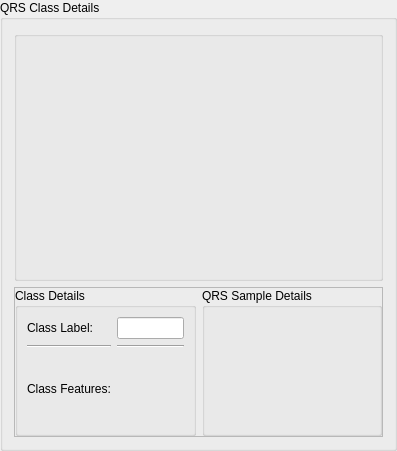
                 <widget class="QGroupBox" name="QRSClassDetailsGroupBox">
                  <property name="title">
                   <string>QRS Class Details</string>
                  </property>
                  <layout class="QVBoxLayout" name="verticalLayout_11">
                   <item>
                    <widget class="QGroupBox" name="QRSClassPlotGroupBox">
                     <property name="sizePolicy">
                      <sizepolicy hsizetype="Preferred" vsizetype="Preferred">
                       <horstretch>0</horstretch>
                       <verstretch>0</verstretch>
                      </sizepolicy>
                     </property>
                     <property name="minimumSize">
                      <size>
                       <width>0</width>
                       <height>250</height>
                      </size>
                     </property>
                     <property name="title">
                      <string/>
                     </property>
                     <layout class="QHBoxLayout" name="horizontalLayout_13">
                      <item>
                       <layout class="QVBoxLayout" name="ClassesPlotLayout"/>
                      </item>
                     </layout>
                    </widget>
                   </item>
                   <item>
                    <widget class="QFrame" name="QRSClassDataFrame">
                     <property name="sizePolicy">
                      <sizepolicy hsizetype="Preferred" vsizetype="Fixed">
                       <horstretch>0</horstretch>
                       <verstretch>0</verstretch>
                      </sizepolicy>
                     </property>
                     <property name="minimumSize">
                      <size>
                       <width>0</width>
                       <height>150</height>
                      </size>
                     </property>
                     <property name="frameShape">
                      <enum>QFrame::StyledPanel</enum>
                     </property>
                     <property name="frameShadow">
                      <enum>QFrame::Raised</enum>
                     </property>
                     <layout class="QHBoxLayout" name="horizontalLayout_12" stretch="1,1">
                      <property name="margin">
                       <number>0</number>
                      </property>
                      <item>
                       <widget class="QGroupBox" name="QRSClassDataGroupBox">
                        <property name="sizePolicy">
                         <sizepolicy hsizetype="Preferred" vsizetype="Preferred">
                          <horstretch>0</horstretch>
                          <verstretch>0</verstretch>
                         </sizepolicy>
                        </property>
                        <property name="title">
                         <string>Class Details</string>
                        </property>
                        <layout class="QGridLayout" name="gridLayout_2">
                         <item row="0" column="0">
                          <layout class="QGridLayout" name="QRSGridLayout">
                           <item row="0" column="0">
                            <widget class="QLabel" name="classLabelLabel">
                             <property name="text">
                              <string>Class Label:</string>
                             </property>
                            </widget>
                           </item>
                           <item row="0" column="1">
                            <widget class="QLineEdit" name="qrsClassLabelTextEdit"/>
                           </item>
                           <item row="1" column="1">
                            <widget class="Line" name="qrsline_2">
                             <property name="orientation">
                              <enum>Qt::Horizontal</enum>
                             </property>
                            </widget>
                           </item>
                           <item row="1" column="0">
                            <widget class="Line" name="qrsline_1">
                             <property name="orientation">
                              <enum>Qt::Horizontal</enum>
                             </property>
                            </widget>
                           </item>
                           <item row="2" column="0">
                            <widget class="QLabel" name="classFeaturesLabel">
                             <property name="text">
                              <string>Class Features:</string>
                             </property>
                            </widget>
                           </item>
                          </layout>
                         </item>
                        </layout>
                       </widget>
                      </item>
                      <item>
                       <widget class="QGroupBox" name="QRSSampleDataGroupBox">
                        <property name="sizePolicy">
                         <sizepolicy hsizetype="Preferred" vsizetype="Preferred">
                          <horstretch>0</horstretch>
                          <verstretch>0</verstretch>
                         </sizepolicy>
                        </property>
                        <property name="title">
                         <string>QRS Sample Details</string>
                        </property>
                       </widget>
                      </item>
                     </layout>
                    </widget>
                   </item>
                  </layout>
                 </widget>
